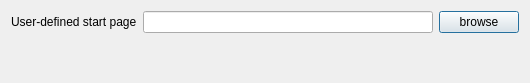
<?xml version="1.0" encoding="UTF-8"?>
<ui version="4.0">
 <class>PresentaBALLSettingsData</class>
 <widget class="QDialog" name="PresentaBALLSettingsData">
  <property name="geometry">
   <rect>
    <x>0</x>
    <y>0</y>
    <width>530</width>
    <height>83</height>
   </rect>
  </property>
  <property name="windowTitle">
   <string>PresentaBALL Settings</string>
  </property>
  <layout class="QVBoxLayout" name="verticalLayout">
   <item>
    <layout class="QHBoxLayout" name="horizontalLayout">
     <item>
      <widget class="QLabel" name="label">
       <property name="text">
        <string>User-defined start page</string>
       </property>
      </widget>
     </item>
     <item>
      <widget class="QLineEdit" name="index_html_edit">
       <property name="toolTip">
        <string>&lt;html&gt;&lt;head/&gt;&lt;body&gt;&lt;p&gt;HTML page to be shown in the PresentaBALL window&lt;/p&gt;&lt;/body&gt;&lt;/html&gt;</string>
       </property>
       <property name="text">
        <string/>
       </property>
      </widget>
     </item>
     <item>
      <widget class="QPushButton" name="browse_button">
       <property name="text">
        <string>browse</string>
       </property>
      </widget>
     </item>
    </layout>
   </item>
   <item>
    <spacer name="verticalSpacer">
     <property name="orientation">
      <enum>Qt::Vertical</enum>
     </property>
     <property name="sizeHint" stdset="0">
      <size>
       <width>20</width>
       <height>40</height>
      </size>
     </property>
    </spacer>
   </item>
  </layout>
 </widget>
 <resources/>
 <connections/>
</ui>
